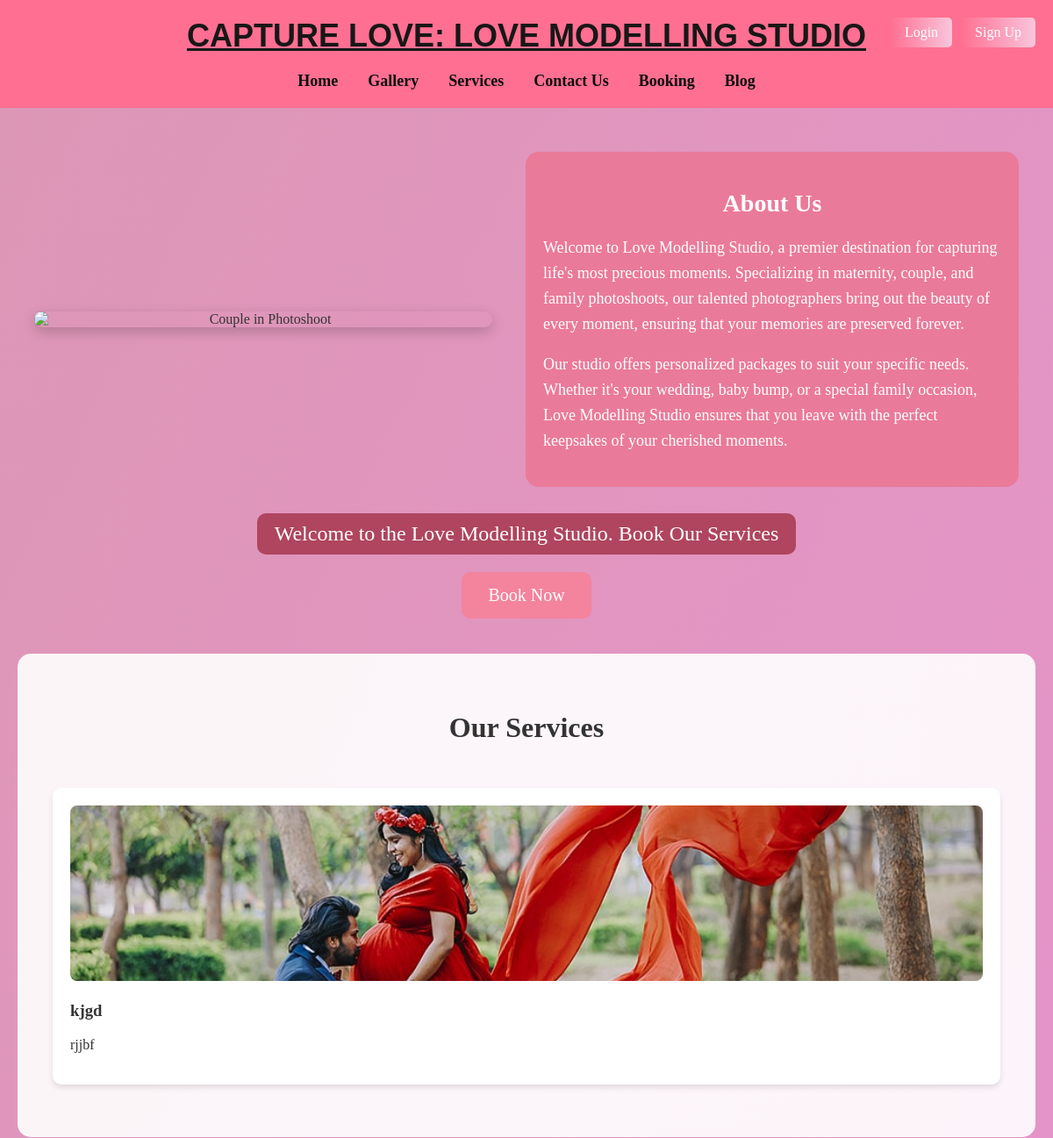
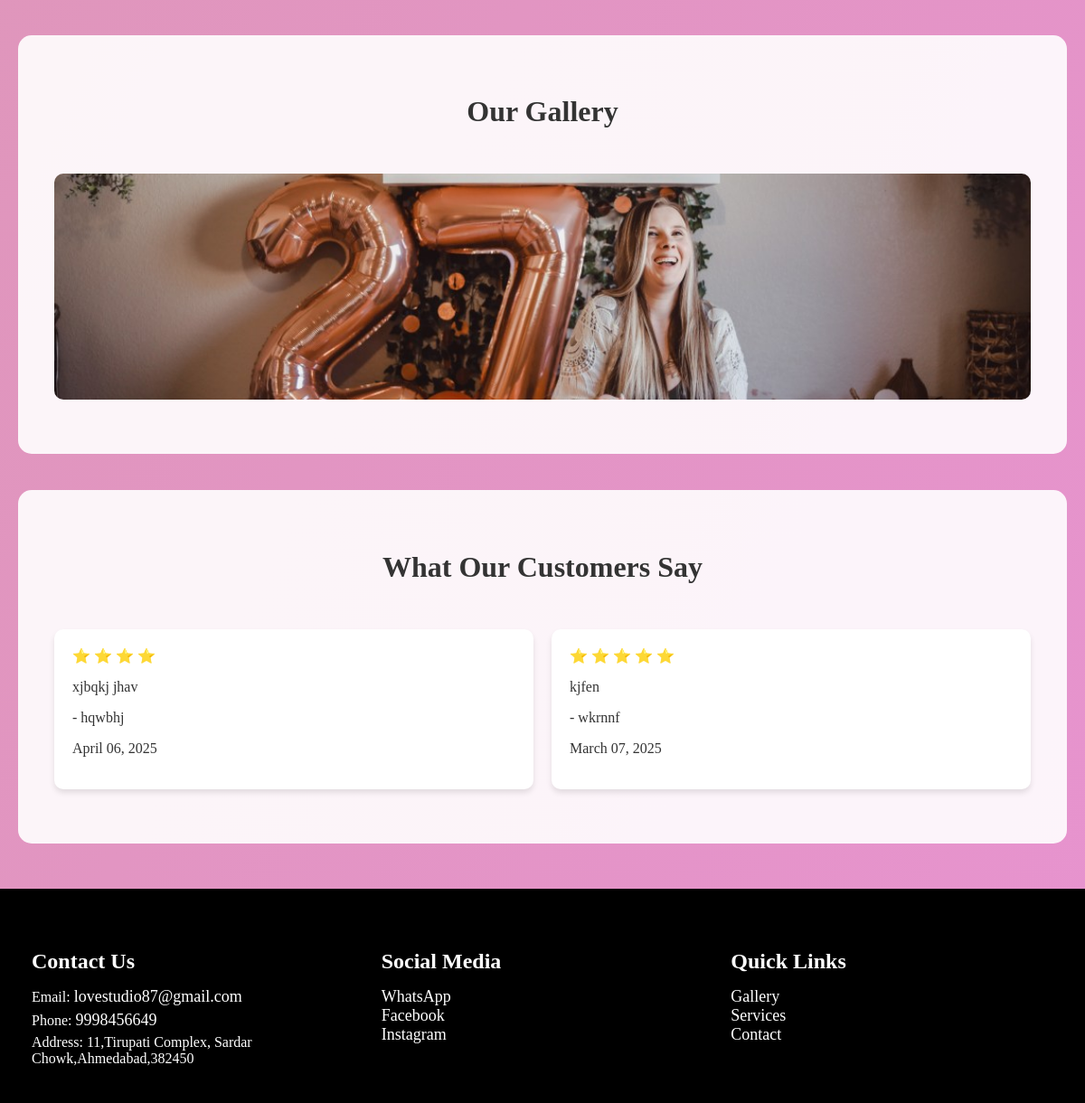
The page / on the database its author committed (2 pictures, top to bottom).
### home/models.py (models this page shows, shortened)
class Service(models.Model):
    name = models.CharField(max_length=100)
    description = models.TextField()
    image = models.ImageField(upload_to='services/', null=True, blank=True)
    is_active = models.BooleanField(default=True)
    category = models.CharField(max_length=100, default='General')
    created_at = models.DateTimeField(default=timezone.now)
    updated_at = models.DateTimeField(auto_now=True)
    class Meta:
        verbose_name = 'Service'
        verbose_name_plural = 'Services'
        ordering = ['name']

class Gallery(models.Model):
    CATEGORY_CHOICES = [
        ('wedding', 'Wedding'),
        ('prewedding', 'Pre-Wedding'),
        ('birthday', 'Birthday'),
        ('outdoor', 'Outdoor'),
        ('maternity', 'Maternity')
    ]
    title = models.CharField(max_length=200, default='Untitled')
    description = models.TextField(blank=True, null=True)
    image = models.ImageField(upload_to='gallery/', blank=True, null=True)
    category = models.CharField(max_length=50, choices=CATEGORY_CHOICES, default='wedding')
    uploaded_at = models.DateTimeField(auto_now_add=True)
    class Meta:
        verbose_name_plural = 'Galleries'
        ordering = ['-uploaded_at']

class Testimonial(models.Model):
    customer_name = models.CharField(max_length=100)
    message = models.TextField()
    rating = models.IntegerField(choices=[(i, str(i)) for i in range(1, 6)])
    date_submitted = models.DateTimeField(auto_now_add=True)
    customer = models.CharField(max_length=100, default='Anonymous')
    is_displayed = models.BooleanField(default=True)
    class Meta:
        ordering = ['-date_submitted']

### home/views.py (the view)
# urls.py: path('', views.index, name='index'),
def index(request):
    testimonials = Testimonial.objects.filter(is_displayed=True).order_by('-date_submitted')[:3]
    gallery_items = Gallery.objects.all().order_by('-uploaded_at')[:6]
    services = Service.objects.all()
    context = {
        'testimonials': testimonials,
        'gallery_items': gallery_items,
        'services': services,
    }
    return render(request, 'index.html', context)

### home/templates/index.html (shortened to what this page needs)
{% extends 'base.html' %}
{% block content %}
<!DOCTYPE html>
<html lang="en">
<head>
</head>
<body>
    <div class="main">
        <img src="https://www.weddingsutra.com/images/bride/fashion/jewelry-series-gujarati-bride/gujrati-bride-intro.webp" alt="Couple in Photoshoot">
        <div class="about-us">
            <h2>About Us</h2>
            <p>Welcome to Love Modelling Studio, a premier destination for capturing life's most precious moments.
                Specializing in maternity, couple, and family photoshoots, our talented photographers bring out the beauty of every moment,
                ensuring that your memories are preserved forever.</p>
            <p>Our studio offers personalized packages to suit your specific needs. Whether it's your wedding, baby bump, or a special family occasion,
                Love Modelling Studio ensures that you leave with the perfect keepsakes of your cherished moments.</p>
        </div>
    </div>
    <div class="center-content">
        <div class="welcome-banner">
            Welcome to the Love Modelling Studio. Book Our Services
        </div>
        <a href="{% url 'booking' %}" class="book-now">Book Now</a>
    </div>
    {% if services %}
    <section class="services-section">
        <h2 class="section-title">Our Services</h2>
        <div class="services-container">
            {% for service in services %}
            <div class="service-card">
                {% if service.image %}
                    <img src="{{ service.image.url }}" alt="{{ service.name }}" style="width: 100%; height: 200px; object-fit: cover; border-radius: 8px;">
                {% endif %}
                <h3>{{ service.name }}</h3>
                <p>{{ service.description }}</p>
            </div>
            {% endfor %}
        </div>
    </section>
    {% endif %}
    {% if gallery_items %}
    <section class="gallery-section">
        <h2 class="section-title">Our Gallery</h2>
        <div class="gallery-grid">
            {% for item in gallery_items %}
            <div class="gallery-item">
                {% if item.image %}
                    <img src="{{ item.image.url }}" alt="{{ item.title }}">
                {% endif %}
            </div>
            {% endfor %}
        </div>
    </section>
    {% endif %}
    {% if testimonials %}
    <section class="testimonials">
        <h2 class="section-title">What Our Customers Say</h2>
        <div class="testimonial-container">
            {% for testimonial in testimonials %}
            <div class="testimonial-card">
                <div class="rating">
                    {% for i in "12345"|make_list %}
                        {% if forloop.counter <= testimonial.rating %}
                            ⭐
                        {% endif %}
                    {% endfor %}
                </div>
                <p class="message">{{ testimonial.message }}</p>
                <p class="customer-name">- {{ testimonial.customer_name }}</p>
                <p class="date">{{ testimonial.date_submitted|date:"F d, Y" }}</p>
            </div>
            {% endfor %}
        </div>
    </section>
    {% endif %}
</body>
</html>
{% endblock %}

### home/templates/base.html (style rules this page uses)
body { font-family: 'Georgia', serif; margin: 0; padding: 0; background: linear-gradient(to bottom right, #d8b789, #d8b789); color: #000000; }

### home/templates/index.html (style rules this page uses)
body { font-family: 'Georgia', serif; margin: 0; padding: 0; background: linear-gradient(to bottom right, #dd97b5, #e793cf); color: #333; }
.main { text-align: center; margin-top: 50px; display: flex; justify-content: space-around; align-items: center; padding: 0 20px; }
.main img { width: 45%; max-width: 700px; border-radius: 15px; box-shadow: 0px 5px 15px rgba(0, 0, 0, 0.2); }
.about-us { width: 45%; padding: 20px; color: #fff; background-color: rgba(237, 115, 144, 0.8); border-radius: 15px; }
.about-us h2 { font-size: 28px; margin-bottom: 20px; }
.about-us p { font-size: 18px; line-height: 1.6; text-align: left; }
.center-content { display: flex; flex-direction: column; align-items: center; justify-content: center; margin: 30px 0; }
.welcome-banner { font-size: 24px; color: #fff; background: #af455e; padding: 10px 20px; border-radius: 10px; margin-bottom: 20px; }
.book-now { padding: 15px 30px; background: #f4839d; color: #fff; border: none; border-radius: 10px; font-size: 20px; cursor: pointer; transition: background 0.3s; text-decoration: none; display: inline-block; }
.services-section { padding: 40px 20px; background: rgba(255, 255, 255, 0.9); margin: 40px 20px; border-radius: 15px; }
.services-container { display: grid; grid-template-columns: repeat(auto-fit, minmax(250px, 1fr)); gap: 20px; padding: 20px; }
.service-card { background: white; padding: 20px; border-radius: 10px; box-shadow: 0 4px 6px rgba(0, 0, 0, 0.1); }
.gallery-section { padding: 40px 20px; background: rgba(255, 255, 255, 0.9); margin: 40px 20px; border-radius: 15px; }
.gallery-grid { display: grid; grid-template-columns: repeat(auto-fit, minmax(250px, 1fr)); gap: 20px; padding: 20px; }
.gallery-item { position: relative; border-radius: 10px; overflow: hidden; height: 250px; }
.gallery-item img { width: 100%; height: 100%; object-fit: cover; }
.testimonials { padding: 40px 20px; background: rgba(255, 255, 255, 0.9); margin: 40px 20px; border-radius: 15px; }
.testimonial-container { display: grid; grid-template-columns: repeat(auto-fit, minmax(300px, 1fr)); gap: 20px; padding: 20px; }
.testimonial-card { background: white; padding: 20px; border-radius: 10px; box-shadow: 0 4px 6px rgba(0, 0, 0, 0.1); }
.section-title { text-align: center; color: #333; font-size: 2em; margin-bottom: 30px; }

### rows shown on the page
Service: image (picture), name "kjgd", description "rjjbf"
Gallery: image (picture)
Testimonial: rating 4 (drawn), message "xjbqkj jhav", customer_name "hqwbhj", date_submitted "April 06, 2025"
Testimonial: rating 5 (drawn), message "kjfen", customer_name "wkrnnf", date_submitted "March 07, 2025"
